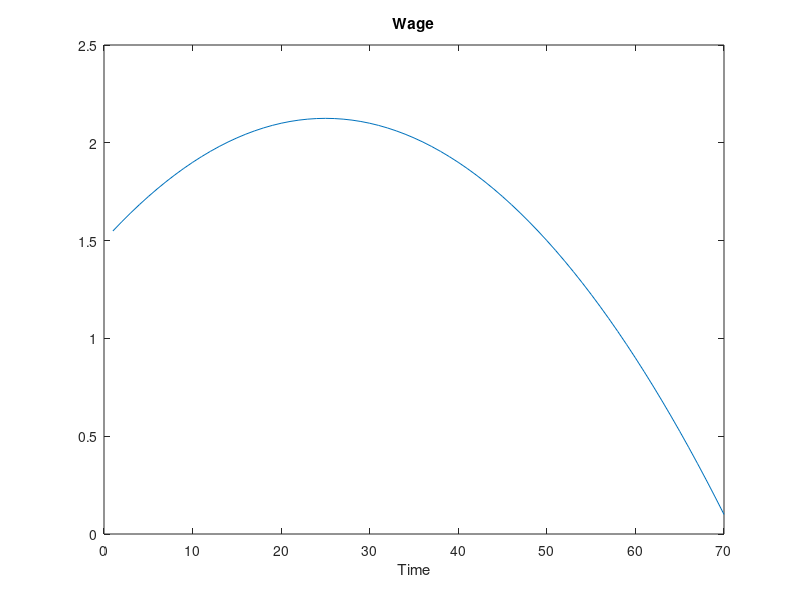

MATLAB code for this plot: (Note: this script raises an error after producing the figure.)
%% Question I creating a new iterative algoritm with my style
clear; clc;

% parameters
T = 70;
b = 0.96;
sigma = 2;
h = 111111110;

% wage vector
wf = @(t) 1.5 + 5*10^(-2)*t - 10^(-3)*t.^2;
w = wf(1:T);
plot(1:T, w);
title("Wage")
xlabel("Time")

% creating my asets grill
A = linspace(-15,25, 1001);

%% a) and b) are not numeric questions
% c) so, we have a r interest rate 
r = (1 - b)/b;

[Copt, Vopt, Aopt] = V(A, r, w, T, b, sigma, h);

Aoptp = circshift(Aopt, -1);
Copt1 = w + (1 + r)* Aopt - Aoptp; 
plot(1:T, Aopt, 1:T, Copt, 1:T, w)
xlabel("T")
legend("Assets", "consuption", "Wage")

% this specific interest rate is the cause of the constant consuption 

%% d)
wf2 = @(t) 1.5 + 9*10^(-2)*t - 10^(-3)*t.^2;
w2 = wf2(1:T);
figure("Name","wage")
plot(1:T, wf(1:T), 1:T, wf2(1:T));
legend("w1", "w2");

% crearly this new salary structure is better than the first one
[Copt, Vopt, Aopt] = V(A, r, w2, T, b, sigma, h);

figure("Name","consuption")
Aoptp = circshift(Aopt, -1);
Copt = w2 + (1 + r)* Aopt - Aoptp; 
plot(1:T, Aopt, 1:T, Copt, 1:T, w2)
xlabel("T")
legend("Assets", "consuption", "Wage")

%% e)

wf3 = @(t) 1.5 + 7*10^(-2)*t - 10^(-3)*t.^2;
w3 = wf3(1:T);
figure("Name","wage")
plot(1:T, wf(1:T), 1:T, wf2(1:T), 1:T, wf3(1:T));
legend("w1", "w2", "w3");

[Copt, Vopt, Aopt] = V(A, r, w3, T, b, sigma, h);

%%
figure("Name","consuption")
Aoptp = circshift(Aopt, -1);
Copt = w3 + (1 + r)* Aopt - Aoptp; 
plot(1:T, Aopt, 1:T, Copt, 1:T, w3)
xlabel("T")
legend("Assets", "consuption", "Wage")
title("r = (1-b)/b, sigma = 2")
%%
figure("Name","Diferent r and sigma")

subplot(1,2,1);
r1 = 0.05;
[Copt, Vopt, Aopt] = V(A, r1, w3, T, b, sigma, h);

Aoptp = circshift(Aopt, -1);
Copt = w3 + (1 + r1)* Aopt - Aoptp; 
plot(1:T, Aopt, 1:T, Copt, 1:T, w3)
xlabel("T")
legend("Assets", "consuption", "Wage")
title("r = 0.05, sigma = 2")

subplot(1,2,2);
sigma1 = 8;
[Copt, Vopt, Aopt] = V(A, r1, w3, T, b, sigma1, h);

Aoptp = circshift(Aopt, -1);
Copt = w3 + (1 + r1)* Aopt - Aoptp; 
plot(1:T, Aopt, 1:T, Copt, 1:T, w3)
xlabel("T")
legend("Assets", "consuption", "Wage")
title("r = 0.05, sigma = 8")
